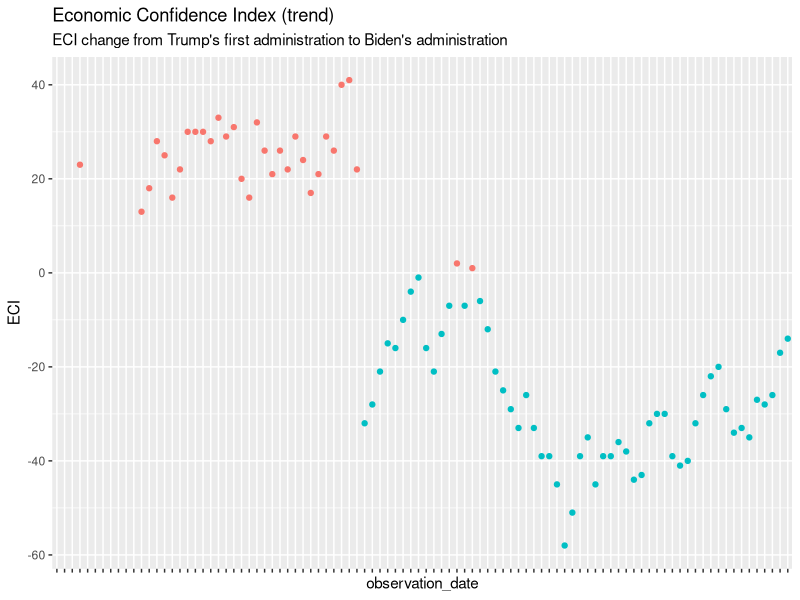
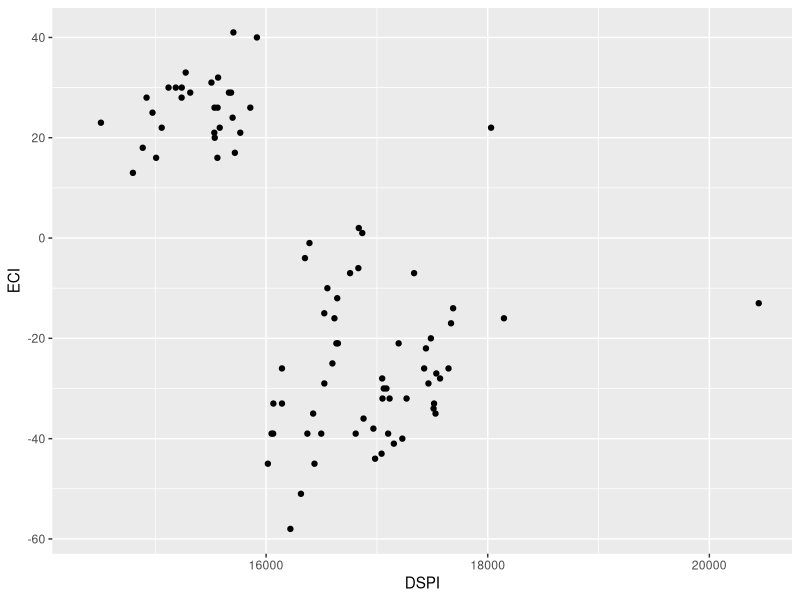
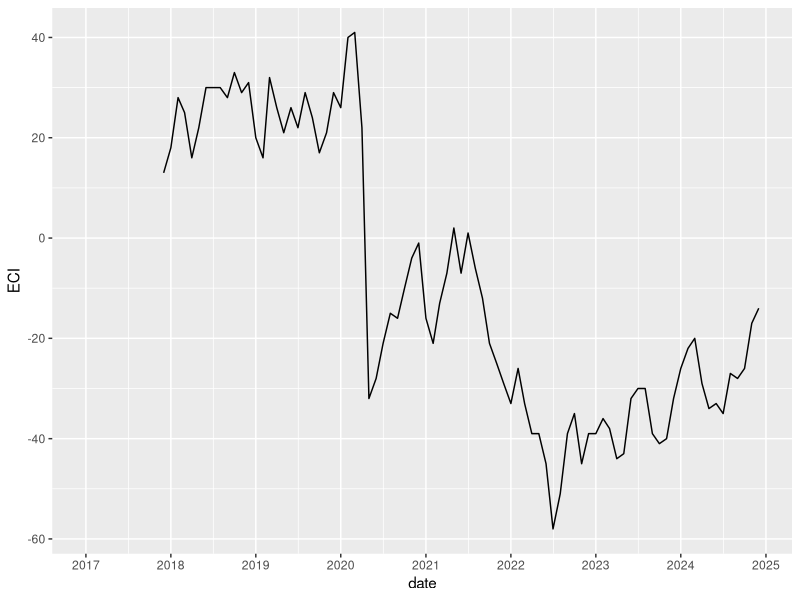
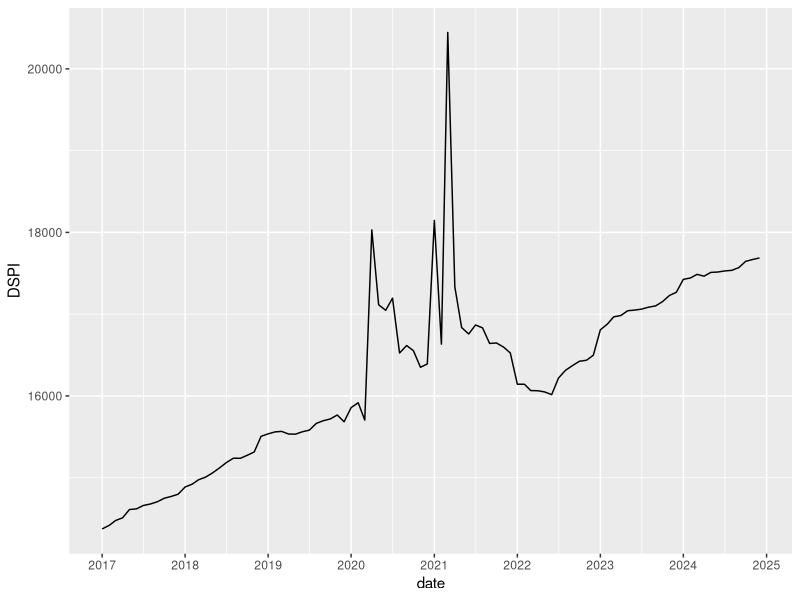
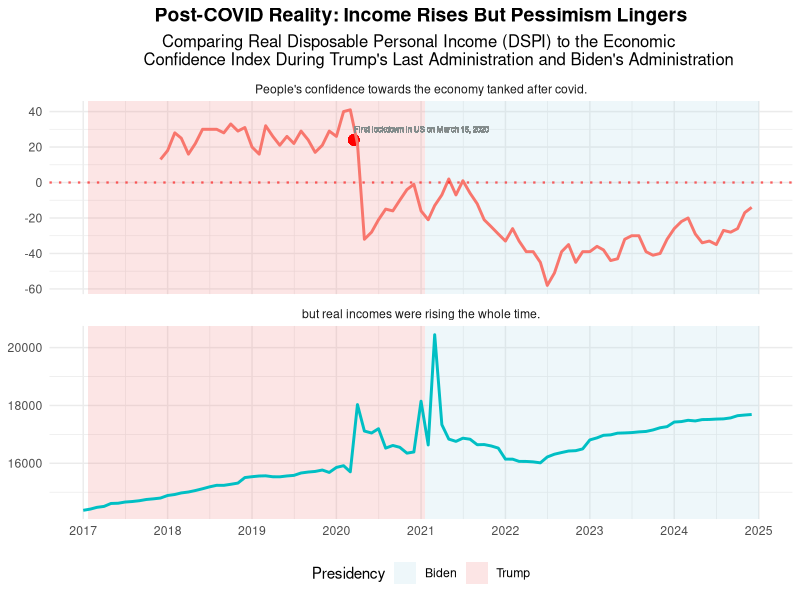
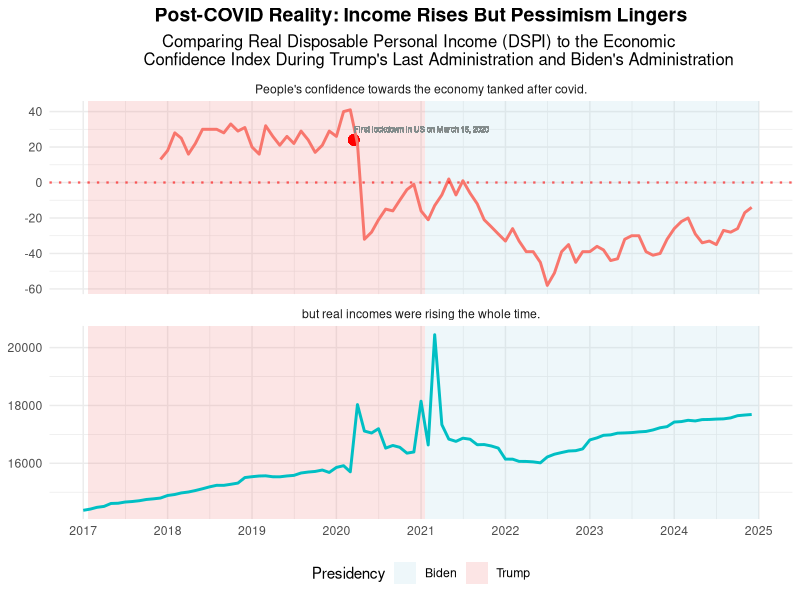

Write R code to recreate these figures, in order.
# in one chart plot 
# install a package
install.packages("tidyverse")
require("tidyverse")

# import 
require("readr")
require("ggplot2")

# set working directory
setwd("~/Documents/r-studio/in_one_chart")

ECI = read.csv('DSPI(U.S. Bureau of Economic Analysi) - DSPI.csv')

# explore: ECI dot plot
ggplot(ECI) +
  aes(x = observation_date, y = ECI, color = ifelse(ECI > 0, "green", "red")) +
  geom_point() +
  theme(axis.text.x=element_blank(),
        legend.position = "none") +
  labs(title = 'Economic Confidence Index (trend)', 
       subtitle = "ECI change from Trump's first administration to Biden's administration")

# explore: ECI vs DSPI
ggplot(ECI) +
  aes(x=DSPI, y=ECI) +
  geom_point()

# convert char to date
ECI$date = as.Date(ECI$observation_date)

# line chart ECI  
ggplot(ECI) +
  aes(x=date,y=ECI,group=1)+
  geom_line() +
  scale_x_date(date_breaks = "1 year",date_labels = "%Y")

# DCPI Line chart
ggplot(ECI) +
  aes(x=date,y=DSPI,group=1)+
  geom_line() +
  scale_x_date(date_breaks = "1 year",date_labels = "%Y")


# 1. Reshape the data to long format
library(dplyr)
df <- ECI %>%
  select(date, DSPI,ECI)

# wide to long
install.packages("tidyr")
require('tidyr')
df_long <- df %>%
  pivot_longer(cols = c(DSPI, ECI), 
               names_to = "Category", 
               values_to = "Amount")


#ADMINISTRATION
presidents <- data.frame(
  xmin = as.Date(c("2017-01-20", "2021-01-20")),
  xmax = as.Date(c("2021-01-19", "2024-12-31")),
  ymin = -Inf,
  ymax = Inf,
  president = factor(c("Trump", "Biden")) # This will be used for the legend
)

# change order of category
df_long$Category <- factor(df_long$Category, 
                           levels = c("ECI","DSPI"), 
                           labels = c("People's confidence towards the economy tanked after covid.", 
                                      "but real incomes were rising the whole time."))

lockdown <- as.Date('2020-03-16')

interpolated_y <- approx(df_long$date, df_long$Amount, xout = lockdown, rule = 2)$y

# Combined Graph
chart2 <-ggplot(df_long,aes(x = date, y = Amount)) +
  geom_rect(data = presidents, 
            aes(xmin = xmin, xmax = xmax, ymin = ymin, ymax = ymax, 
                fill = president), 
            alpha = 0.2, 
            inherit.aes = FALSE) +
  # ECI first
  geom_line(data = subset(df_long, Category == "ECI"), 
            aes(color = ifelse(Amount > 0, "grey", "red")), 
            linewidth = 1,
            show.legend = FALSE,
            na.rm = TRUE) +
  geom_point(data = subset(df_long, Category == "People's confidence towards the economy tanked after covid."),
             aes(x = lockdown, y = 24), color = "red", size = 3)+
  # DSPI second
  geom_line(data = subset(df_long, Category != "ECI"), 
            aes(color = Category), 
            linewidth = 1,
           show.legend = FALSE,
           na.rm = TRUE) +  
  geom_hline(data = subset(df_long, Category == "People's confidence towards the economy tanked after covid."), 
             aes(yintercept = 0), 
             alpha = .6,
             linetype = "dotted",
             color = "red", 
             linewidth = .8,
             show.legend = FALSE) +
  labs(title = "Post-COVID Reality: Income Rises But Pessimism Lingers",
       subtitle = "Comparing Real Disposable Personal Income (DSPI) to the Economic 
       Confidence Index During Trump's Last Administration and Biden's Administration",
       fill = "Presidency",
       x = NULL,
       y = NULL) +
  facet_wrap(~Category, ncol = 1, 
             scales = 'free_y',
             as.table = TRUE) +
  theme_minimal() +
  scale_x_date(date_breaks = "1 year", date_labels = "%Y") +
  scale_fill_manual(values = c("Trump" = "lightcoral", "Biden" = "lightblue")) +
  theme(legend.position = "bottom",
        plot.title = element_text(hjust = 0.5, size = 14, face = "bold"),
        plot.subtitle = element_text(hjust = 0.5, size = 12)) +
  geom_text(data = subset(df_long, Category == "People's confidence towards the economy tanked after covid."), 
            aes(x = as.Date("2020-03-16"), y = 25), 
           label = "First lockdown in US on March 16, 2020", 
           color = "azure4", size = 2, hjust = 0, vjust = -1)
chart2

ggsave("In_One_Chart2.png")
